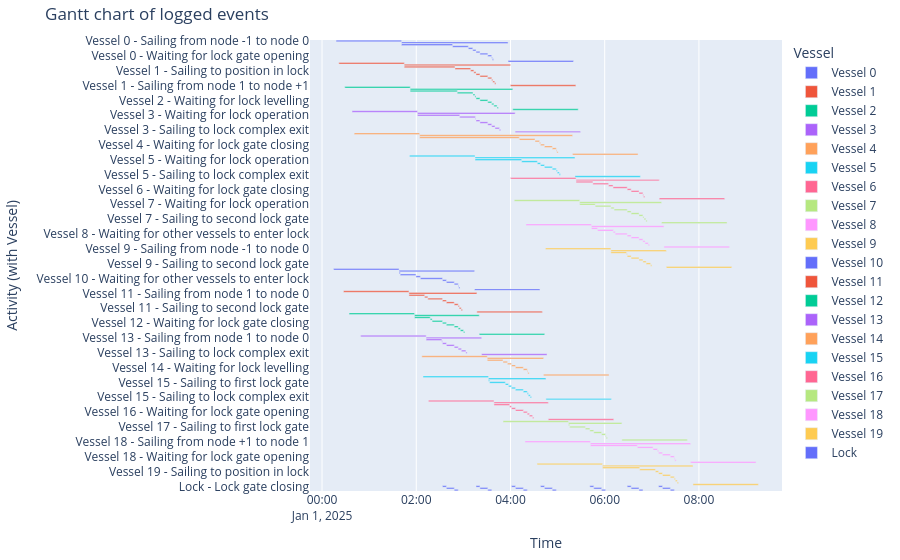

Notebook cell for this chart:
### Markdown cell above
##### Gantt chart of event table
The Gantt chart becomes quite full

### Code cell
df_eventtable = logbook2eventtable([*vessels, lock_chamber])
fig = generate_vessel_gantt_chart(df_eventtable)

### Figure 1 — Plotly figure (JSON) as saved in the notebook; plotly's stock layout.template omitted (floating-point values rounded to 4 significant figures)
{"data": [{"base": ["2025-01-01T00:17:55.000000", "2025-01-01T01:41:15.000000", "2025-01-01T01:41:15.000000", "2025-01-01T02:46:18.000000", "2025-01-01T03:06:18.000000", "2025-01-01T03:11:58.000000", "2025-01-01T03:16:06.000000", "2025-01-01T03:21:06.000000", "2025-01-01T03:31:06.000000", "2025-01-01T03:36:06.000000", "2025-01-01T03:36:55.000000", "2025-01-01T03:56:55.000000"], "hovertemplate": "object name=Vessel 0<br>start time=%{base}<br>stop time=%{x}<br>activity label=%{y}<extra></extra>", "legendgroup": "Vessel 0", "marker": {"color": "#636efa", "pattern": {"shape": ""}}, "name": "Vessel 0", "orientation": "h", "showlegend": true, "textposition": "auto", "type": "bar", "x": [5000000, 8140000, 3903000, 1200000, 340000, 248000, 300000, 600000, 300000, 49000, 92000, 5000000], "xaxis": "x", "y": ["Vessel 0 - Sailing from node -1 to node 0", "Vessel 0 - Sailing from node 0 to node 1", "Vessel 0 - Waiting for lock operation", "Vessel 0 - Sailing to first lock gate", "Vessel 0 - Sailing to position in lock", "Vessel 0 - Waiting for other vessels to enter lock", "Vessel 0 - Waiting for lock gate closing", "Vessel 0 - Waiting for lock levelling", "Vessel 0 - Waiting for lock gate opening", "Vessel 0 - Sailing to second lock gate", "Vessel 0 - Sailing to lock complex exit", "Vessel 0 - Sailing from node 1 to node +1"], "yaxis": "y"}, {"base": ["2025-01-01T00:21:25.000000", "2025-01-01T01:44:45.000000", "2025-01-01T01:44:45.000000", "2025-01-01T02:49:18.000000", "2025-01-01T03:09:18.000000", "2025-01-01T03:13:21.000000", "2025-01-01T03:16:06.000000", "2025-01-01T03:21:06.000000", "2025-01-01T03:31:06.000000", "2025-01-01T03:36:06.000000", "2025-01-01T03:37:29.000000", "2025-01-01T03:39:55.000000", "2025-01-01T03:59:55.000000"], "hovertemplate": "object name=Vessel 1<br>start time=%{base}<br>stop time=%{x}<br>activity label=%{y}<extra></extra>", "legendgroup": "Vessel 1", "marker": {"color": "#EF553B", "pattern": {"shape": ""}}, "name": "Vessel 1", "orientation": "h", "showlegend": true, "textposition": "auto", "type": "bar", "x": [5000000, 8110000, 3873000, 1200000, 243000, 165000, 300000, 600000, 300000, 83000, 146000, 92000, 5000000], "xaxis": "x", "y": ["Vessel 1 - Sailing from node -1 to node 0", "Vessel 1 - Sailing from node 0 to node 1", "Vessel 1 - Waiting for lock operation", "Vessel 1 - Sailing to first lock gate", "Vessel 1 - Sailing to position in lock", "Vessel 1 - Waiting for other vessels to enter lock", "Vessel 1 - Waiting for lock gate closing", "Vessel 1 - Waiting for lock levelling", "Vessel 1 - Waiting for lock gate opening", "Vessel 1 - Waiting for other vessels to leave lock", "Vessel 1 - Sailing to second lock gate", "Vessel 1 - Sailing to lock complex exit", "Vessel 1 - Sailing from node 1 to node +1"], "yaxis": "y"}, {"base": ["2025-01-01T00:28:58.000000", "2025-01-01T01:52:18.000000", "2025-01-01T01:52:18.000000", "2025-01-01T02:52:18.000000", "2025-01-01T03:12:18.000000", "2025-01-01T03:14:43.000000", "2025-01-01T03:16:06.000000", "2025-01-01T03:21:06.000000", "2025-01-01T03:31:06.000000", "2025-01-01T03:36:06.000000", "2025-01-01T03:38:52.000000", "2025-01-01T03:42:55.000000", "2025-01-01T04:02:55.000000"], "hovertemplate": "object name=Vessel 2<br>start time=%{base}<br>stop time=%{x}<br>activity label=%{y}<extra></extra>", "legendgroup": "Vessel 2", "marker": {"color": "#00cc96", "pattern": {"shape": ""}}, "name": "Vessel 2", "orientation": "h", "showlegend": true, "textposition": "auto", "type": "bar", "x": [5000000, 7837000, 3600000, 1200000, 145000, 83000, 300000, 600000, 300000, 166000, 243000, 92000, 5000000], "xaxis": "x", "y": ["Vessel 2 - Sailing from node -1 to node 0", "Vessel 2 - Sailing from node 0 to node 1", "Vessel 2 - Waiting for lock operation", "Vessel 2 - Sailing to first lock gate", "Vessel 2 - Sailing to position in lock", "Vessel 2 - Waiting for other vessels to enter lock", "Vessel 2 - Waiting for lock gate closing", "Vessel 2 - Waiting for lock levelling", "Vessel 2 - Waiting for lock gate opening", "Vessel 2 - Waiting for other vessels to leave lock", "Vessel 2 - Sailing to second lock gate", "Vessel 2 - Sailing to lock complex exit", "Vessel 2 - Sailing from node 1 to node +1"], "yaxis": "y"}, {"base": ["2025-01-01T00:38:13.000000", "2025-01-01T02:01:33.000000", "2025-01-01T02:01:33.000000", "2025-01-01T02:55:18.000000", "2025-01-01T03:15:18.000000", "2025-01-01T03:16:06.000000", "2025-01-01T03:21:06.000000", "2025-01-01T03:31:06.000000", "2025-01-01T03:36:06.000000", "2025-01-01T03:40:15.000000", "2025-01-01T03:45:55.000000", "2025-01-01T04:05:55.000000"], "hovertemplate": "object name=Vessel 3<br>start time=%{base}<br>stop time=%{x}<br>activity label=%{y}<extra></extra>", "legendgroup": "Vessel 3", "marker": {"color": "#ab63fa", "pattern": {"shape": ""}}, "name": "Vessel 3", "orientation": "h", "showlegend": true, "textposition": "auto", "type": "bar", "x": [5000000, 7462000, 3225000, 1200000, 48000, 300000, 600000, 300000, 249000, 340000, 92000, 5000000], "xaxis": "x", "y": ["Vessel 3 - Sailing from node -1 to node 0", "Vessel 3 - Sailing from node 0 to node 1", "Vessel 3 - Waiting for lock operation", "Vessel 3 - Sailing to first lock gate", "Vessel 3 - Sailing to position in lock", "Vessel 3 - Waiting for lock gate closing", "Vessel 3 - Waiting for lock levelling", "Vessel 3 - Waiting for lock gate opening", "Vessel 3 - Waiting for other vessels to leave lock", "Vessel 3 - Sailing to second lock gate", "Vessel 3 - Sailing to lock complex exit", "Vessel 3 - Sailing from node 1 to node +1"], "yaxis": "y"}, {"base": ["2025-01-01T00:40:58.000000", "2025-01-01T02:04:18.000000", "2025-01-01T02:04:18.000000", "2025-01-01T04:11:15.000000", "2025-01-01T04:31:15.000000", "2025-01-01T04:36:56.000000", "2025-01-01T04:38:18.000000", "2025-01-01T04:43:18.000000", "2025-01-01T04:53:18.000000", "2025-01-01T04:58:18.000000", "2025-01-01T04:59:07.000000", "2025-01-01T05:19:07.000000"], "hovertemplate": "object name=Vessel 4<br>start time=%{base}<br>stop time=%{x}<br>activity label=%{y}<extra></extra>", "legendgroup": "Vessel 4", "marker": {"color": "#FFA15A", "pattern": {"shape": ""}}, "name": "Vessel 4", "orientation": "h", "showlegend": true, "textposition": "auto", "type": "bar", "x": [5000000, 11689000, 7617000, 1200000, 341000, 82000, 300000, 600000, 300000, 49000, 92000, 5000000], "xaxis": "x", "y": ["Vessel 4 - Sailing from node -1 to node 0", "Vessel 4 - Sailing from node 0 to node 1", "Vessel 4 - Waiting for lock operation", "Vessel 4 - Sailing to first lock gate", "Vessel 4 - Sailing to position in lock", "Vessel 4 - Waiting for other vessels to enter lock", "Vessel 4 - Waiting for lock gate closing", "Vessel 4 - Waiting for lock levelling", "Vessel 4 - Waiting for lock gate opening", "Vessel 4 - Sailing to second lock gate", "Vessel 4 - Sailing to lock complex exit", "Vessel 4 - Sailing from node 1 to node +1"], "yaxis": "y"}, {"base": ["2025-01-01T01:51:31.000000", "2025-01-01T03:14:51.000000", "2025-01-01T03:14:51.000000", "2025-01-01T04:14:15.000000", "2025-01-01T04:34:15.000000", "2025-01-01T04:38:18.000000", "2025-01-01T04:43:18.000000", "2025-01-01T04:53:18.000000", "2025-01-01T04:58:18.000000", "2025-01-01T04:59:41.000000", "2025-01-01T05:02:07.000000", "2025-01-01T05:22:07.000000"], "hovertemplate": "object name=Vessel 5<br>start time=%{base}<br>stop time=%{x}<br>activity label=%{y}<extra></extra>", "legendgroup": "Vessel 5", "marker": {"color": "#19d3f3", "pattern": {"shape": ""}}, "name": "Vessel 5", "orientation": "h", "showlegend": true, "textposition": "auto", "type": "bar", "x": [5000000, 7636000, 3564000, 1200000, 243000, 300000, 600000, 300000, 83000, 146000, 92000, 5000000], "xaxis": "x", "y": ["Vessel 5 - Sailing from node -1 to node 0", "Vessel 5 - Sailing from node 0 to node 1", "Vessel 5 - Waiting for lock operation", "Vessel 5 - Sailing to first lock gate", "Vessel 5 - Sailing to position in lock", "Vessel 5 - Waiting for lock gate closing", "Vessel 5 - Waiting for lock levelling", "Vessel 5 - Waiting for lock gate opening", "Vessel 5 - Waiting for other vessels to leave lock", "Vessel 5 - Sailing to second lock gate", "Vessel 5 - Sailing to lock complex exit", "Vessel 5 - Sailing from node 1 to node +1"], "yaxis": "y"}, {"base": ["2025-01-01T04:00:10.000000", "2025-01-01T05:23:30.000000", "2025-01-01T05:23:30.000000", "2025-01-01T05:44:57.000000", "2025-01-01T06:04:57.000000", "2025-01-01T06:10:38.000000", "2025-01-01T06:28:40.000000", "2025-01-01T06:33:40.000000", "2025-01-01T06:43:40.000000", "2025-01-01T06:48:40.000000", "2025-01-01T06:49:29.000000", "2025-01-01T07:09:29.000000"], "hovertemplate": "object name=Vessel 6<br>start time=%{base}<br>stop time=%{x}<br>activity label=%{y}<extra></extra>", "legendgroup": "Vessel 6", "marker": {"color": "#FF6692", "pattern": {"shape": ""}}, "name": "Vessel 6", "orientation": "h", "showlegend": true, "textposition": "auto", "type": "bar", "x": [5000000, 6359000, 1287000, 1200000, 341000, 1082000, 300000, 600000, 300000, 49000, 92000, 5000000], "xaxis": "x", "y": ["Vessel 6 - Sailing from node -1 to node 0", "Vessel 6 - Sailing from node 0 to node 1", "Vessel 6 - Waiting for lock operation", "Vessel 6 - Sailing to first lock gate", "Vessel 6 - Sailing to position in lock", "Vessel 6 - Waiting for other vessels to enter lock", "Vessel 6 - Waiting for lock gate closing", "Vessel 6 - Waiting for lock levelling", "Vessel 6 - Waiting for lock gate opening", "Vessel 6 - Sailing to second lock gate", "Vessel 6 - Sailing to lock complex exit", "Vessel 6 - Sailing from node 1 to node +1"], "yaxis": "y"}, {"base": ["2025-01-01T04:04:49.000000", "2025-01-01T05:28:09.000000", "2025-01-01T05:28:09.000000", "2025-01-01T05:47:57.000000", "2025-01-01T06:07:57.000000", "2025-01-01T06:12:00.000000", "2025-01-01T06:28:40.000000", "2025-01-01T06:33:40.000000", "2025-01-01T06:43:40.000000", "2025-01-01T06:48:40.000000", "2025-01-01T06:50:03.000000", "2025-01-01T06:52:29.000000", "2025-01-01T07:12:29.000000"], "hovertemplate": "object name=Vessel 7<br>start time=%{base}<br>stop time=%{x}<br>activity label=%{y}<extra></extra>", "legendgroup": "Vessel 7", "marker": {"color": "#B6E880", "pattern": {"shape": ""}}, "name": "Vessel 7", "orientation": "h", "showlegend": true, "textposition": "auto", "type": "bar", "x": [5000000, 6260000, 1188000, 1200000, 243000, 1000000, 300000, 600000, 300000, 83000, 146000, 92000, 5000000], "xaxis": "x", "y": ["Vessel 7 - Sailing from node -1 to node 0", "Vessel 7 - Sailing from node 0 to node 1", "Vessel 7 - Waiting for lock operation", "Vessel 7 - Sailing to first lock gate", "Vessel 7 - Sailing to position in lock", "Vessel 7 - Waiting for other vessels to enter lock", "Vessel 7 - Waiting for lock gate closing", "Vessel 7 - Waiting for lock levelling", "Vessel 7 - Waiting for lock gate opening", "Vessel 7 - Waiting for other vessels to leave lock", "Vessel 7 - Sailing to second lock gate", "Vessel 7 - Sailing to lock complex exit", "Vessel 7 - Sailing from node 1 to node +1"], "yaxis": "y"}, {"base": ["2025-01-01T04:19:44.000000", "2025-01-01T05:43:04.000000", "2025-01-01T05:43:04.000000", "2025-01-01T05:50:57.000000", "2025-01-01T06:10:57.000000", "2025-01-01T06:13:23.000000", "2025-01-01T06:28:40.000000", "2025-01-01T06:33:40.000000", "2025-01-01T06:43:40.000000", "2025-01-01T06:48:40.000000", "2025-01-01T06:51:26.000000", "2025-01-01T06:55:29.000000", "2025-01-01T07:15:29.000000"], "hovertemplate": "object name=Vessel 8<br>start time=%{base}<br>stop time=%{x}<br>activity label=%{y}<extra></extra>", "legendgroup": "Vessel 8", "marker": {"color": "#FF97FF", "pattern": {"shape": ""}}, "name": "Vessel 8", "orientation": "h", "showlegend": true, "textposition": "auto", "type": "bar", "x": [5000000, 5545000, 473000, 1200000, 146000, 917000, 300000, 600000, 300000, 166000, 243000, 92000, 5000000], "xaxis": "x", "y": ["Vessel 8 - Sailing from node -1 to node 0", "Vessel 8 - Sailing from node 0 to node 1", "Vessel 8 - Waiting for lock operation", "Vessel 8 - Sailing to first lock gate", "Vessel 8 - Sailing to position in lock", "Vessel 8 - Waiting for other vessels to enter lock", "Vessel 8 - Waiting for lock gate closing", "Vessel 8 - Waiting for lock levelling", "Vessel 8 - Waiting for lock gate opening", "Vessel 8 - Waiting for other vessels to leave lock", "Vessel 8 - Sailing to second lock gate", "Vessel 8 - Sailing to lock complex exit", "Vessel 8 - Sailing from node 1 to node +1"], "yaxis": "y"}, {"base": ["2025-01-01T04:44:32.000000", "2025-01-01T06:07:52.000000", "2025-01-01T06:07:52.000000", "2025-01-01T06:27:52.000000", "2025-01-01T06:28:40.000000", "2025-01-01T06:33:40.000000", "2025-01-01T06:43:40.000000", "2025-01-01T06:48:40.000000", "2025-01-01T06:52:49.000000", "2025-01-01T06:58:29.000000", "2025-01-01T07:18:29.000000"], "hovertemplate": "object name=Vessel 9<br>start time=%{base}<br>stop time=%{x}<br>activity label=%{y}<extra></extra>", "legendgroup": "Vessel 9", "marker": {"color": "#FECB52", "pattern": {"shape": ""}}, "name": "Vessel 9", "orientation": "h", "showlegend": true, "textposition": "auto", "type": "bar", "x": [5000000, 4237000, 1200000, 48000, 300000, 600000, 300000, 249000, 340000, 92000, 5000000], "xaxis": "x", "y": ["Vessel 9 - Sailing from node -1 to node 0", "Vessel 9 - Sailing from node 0 to node 1", "Vessel 9 - Sailing to first lock gate", "Vessel 9 - Sailing to position in lock", "Vessel 9 - Waiting for lock gate closing", "Vessel 9 - Waiting for lock levelling", "Vessel 9 - Waiting for lock gate opening", "Vessel 9 - Waiting for other vessels to leave lock", "Vessel 9 - Sailing to second lock gate", "Vessel 9 - Sailing to lock complex exit", "Vessel 9 - Sailing from node 1 to node +1"], "yaxis": "y"}, {"base": ["2025-01-01T00:14:44.000000", "2025-01-01T01:38:04.000000", "2025-01-01T01:38:04.000000", "2025-01-01T01:39:37.000000", "2025-01-01T01:59:37.000000", "2025-01-01T02:05:17.000000", "2025-01-01T02:33:24.000000", "2025-01-01T02:38:24.000000", "2025-01-01T02:48:24.000000", "2025-01-01T02:53:24.000000", "2025-01-01T02:54:13.000000", "2025-01-01T03:14:13.000000"], "hovertemplate": "object name=Vessel 10<br>start time=%{base}<br>stop time=%{x}<br>activity label=%{y}<extra></extra>", "legendgroup": "Vessel 10", "marker": {"color": "#636efa", "pattern": {"shape": ""}}, "name": "Vessel 10", "orientation": "h", "showlegend": true, "textposition": "auto", "type": "bar", "x": [5000000, 5769000, 93000, 1200000, 340000, 1687000, 300000, 600000, 300000, 49000, 92000, 5000000], "xaxis": "x", "y": ["Vessel 10 - Sailing from node +1 to node 1", "Vessel 10 - Sailing from node 1 to node 0", "Vessel 10 - Waiting for lock operation", "Vessel 10 - Sailing to first lock gate", "Vessel 10 - Sailing to position in lock", "Vessel 10 - Waiting for other vessels to enter lock", "Vessel 10 - Waiting for lock gate closing", "Vessel 10 - Waiting for lock levelling", "Vessel 10 - Waiting for lock gate opening", "Vessel 10 - Sailing to second lock gate", "Vessel 10 - Sailing to lock complex exit", "Vessel 10 - Sailing from node 0 to node -1"], "yaxis": "y"}, {"base": ["2025-01-01T00:27:21.000000", "2025-01-01T01:50:41.000000", "2025-01-01T01:50:41.000000", "2025-01-01T02:10:41.000000", "2025-01-01T02:14:44.000000", "2025-01-01T02:33:24.000000", "2025-01-01T02:38:24.000000", "2025-01-01T02:48:24.000000", "2025-01-01T02:53:24.000000", "2025-01-01T02:54:47.000000", "2025-01-01T02:57:13.000000", "2025-01-01T03:17:13.000000"], "hovertemplate": "object name=Vessel 11<br>start time=%{base}<br>stop time=%{x}<br>activity label=%{y}<extra></extra>", "legendgroup": "Vessel 11", "marker": {"color": "#EF553B", "pattern": {"shape": ""}}, "name": "Vessel 11", "orientation": "h", "showlegend": true, "textposition": "auto", "type": "bar", "x": [5000000, 5192000, 1200000, 243000, 1120000, 300000, 600000, 300000, 83000, 146000, 92000, 5000000], "xaxis": "x", "y": ["Vessel 11 - Sailing from node +1 to node 1", "Vessel 11 - Sailing from node 1 to node 0", "Vessel 11 - Sailing to first lock gate", "Vessel 11 - Sailing to position in lock", "Vessel 11 - Waiting for other vessels to enter lock", "Vessel 11 - Waiting for lock gate closing", "Vessel 11 - Waiting for lock levelling", "Vessel 11 - Waiting for lock gate opening", "Vessel 11 - Waiting for other vessels to leave lock", "Vessel 11 - Sailing to second lock gate", "Vessel 11 - Sailing to lock complex exit", "Vessel 11 - Sailing from node 0 to node -1"], "yaxis": "y"}, {"base": ["2025-01-01T00:34:27.000000", "2025-01-01T01:57:47.000000", "2025-01-01T01:57:47.000000", "2025-01-01T02:17:47.000000", "2025-01-01T02:20:13.000000", "2025-01-01T02:33:24.000000", "2025-01-01T02:38:24.000000", "2025-01-01T02:48:24.000000", "2025-01-01T02:53:24.000000", "2025-01-01T02:56:10.000000", "2025-01-01T03:00:13.000000", "2025-01-01T03:20:13.000000"], "hovertemplate": "object name=Vessel 12<br>start time=%{base}<br>stop time=%{x}<br>activity label=%{y}<extra></extra>", "legendgroup": "Vessel 12", "marker": {"color": "#00cc96", "pattern": {"shape": ""}}, "name": "Vessel 12", "orientation": "h", "showlegend": true, "textposition": "auto", "type": "bar", "x": [5000000, 4946000, 1200000, 146000, 791000, 300000, 600000, 300000, 166000, 243000, 92000, 5000000], "xaxis": "x", "y": ["Vessel 12 - Sailing from node +1 to node 1", "Vessel 12 - Sailing from node 1 to node 0", "Vessel 12 - Sailing to first lock gate", "Vessel 12 - Sailing to position in lock", "Vessel 12 - Waiting for other vessels to enter lock", "Vessel 12 - Waiting for lock gate closing", "Vessel 12 - Waiting for lock levelling", "Vessel 12 - Waiting for lock gate opening", "Vessel 12 - Waiting for other vessels to leave lock", "Vessel 12 - Sailing to second lock gate", "Vessel 12 - Sailing to lock complex exit", "Vessel 12 - Sailing from node 0 to node -1"], "yaxis": "y"}, {"base": ["2025-01-01T00:49:15.000000", "2025-01-01T02:12:35.000000", "2025-01-01T02:12:35.000000", "2025-01-01T02:32:35.000000", "2025-01-01T02:33:24.000000", "2025-01-01T02:38:24.000000", "2025-01-01T02:48:24.000000", "2025-01-01T02:53:24.000000", "2025-01-01T02:57:32.000000", "2025-01-01T03:03:13.000000", "2025-01-01T03:23:13.000000"], "hovertemplate": "object name=Vessel 13<br>start time=%{base}<br>stop time=%{x}<br>activity label=%{y}<extra></extra>", "legendgroup": "Vessel 13", "marker": {"color": "#ab63fa", "pattern": {"shape": ""}}, "name": "Vessel 13", "orientation": "h", "showlegend": true, "textposition": "auto", "type": "bar", "x": [5000000, 4238000, 1200000, 49000, 300000, 600000, 300000, 248000, 341000, 92000, 5000000], "xaxis": "x", "y": ["Vessel 13 - Sailing from node +1 to node 1", "Vessel 13 - Sailing from node 1 to node 0", "Vessel 13 - Sailing to first lock gate", "Vessel 13 - Sailing to position in lock", "Vessel 13 - Waiting for lock gate closing", "Vessel 13 - Waiting for lock levelling", "Vessel 13 - Waiting for lock gate opening", "Vessel 13 - Waiting for other vessels to leave lock", "Vessel 13 - Sailing to second lock gate", "Vessel 13 - Sailing to lock complex exit", "Vessel 13 - Sailing from node 0 to node -1"], "yaxis": "y"}, {"base": ["2025-01-01T02:07:07.000000", "2025-01-01T03:30:27.000000", "2025-01-01T03:30:27.000000", "2025-01-01T03:50:27.000000", "2025-01-01T03:56:08.000000", "2025-01-01T04:01:22.000000", "2025-01-01T04:06:22.000000", "2025-01-01T04:16:22.000000", "2025-01-01T04:21:22.000000", "2025-01-01T04:22:10.000000", "2025-01-01T04:42:10.000000"], "hovertemplate": "object name=Vessel 14<br>start time=%{base}<br>stop time=%{x}<br>activity label=%{y}<extra></extra>", "legendgroup": "Vessel 14", "marker": {"color": "#FFA15A", "pattern": {"shape": ""}}, "name": "Vessel 14", "orientation": "h", "showlegend": true, "textposition": "auto", "type": "bar", "x": [5000000, 4303000, 1200000, 341000, 314000, 300000, 600000, 300000, 48000, 93000, 5000000], "xaxis": "x", "y": ["Vessel 14 - Sailing from node +1 to node 1", "Vessel 14 - Sailing from node 1 to node 0", "Vessel 14 - Sailing to first lock gate", "Vessel 14 - Sailing to position in lock", "Vessel 14 - Waiting for other vessels to enter lock", "Vessel 14 - Waiting for lock gate closing", "Vessel 14 - Waiting for lock levelling", "Vessel 14 - Waiting for lock gate opening", "Vessel 14 - Sailing to second lock gate", "Vessel 14 - Sailing to lock complex exit", "Vessel 14 - Sailing from node 0 to node -1"], "yaxis": "y"}, {"base": ["2025-01-01T02:08:36.000000", "2025-01-01T03:31:56.000000", "2025-01-01T03:31:56.000000", "2025-01-01T03:33:27.000000", "2025-01-01T03:53:27.000000", "2025-01-01T03:57:30.000000", "2025-01-01T04:01:22.000000", "2025-01-01T04:06:22.000000", "2025-01-01T04:16:22.000000", "2025-01-01T04:21:22.000000", "2025-01-01T04:22:45.000000", "2025-01-01T04:25:10.000000", "2025-01-01T04:45:10.000000"], "hovertemplate": "object name=Vessel 15<br>start time=%{base}<br>stop time=%{x}<br>activity label=%{y}<extra></extra>", "legendgroup": "Vessel 15", "marker": {"color": "#19d3f3", "pattern": {"shape": ""}}, "name": "Vessel 15", "orientation": "h", "showlegend": true, "textposition": "auto", "type": "bar", "x": [5000000, 4394000, 91000, 1200000, 243000, 232000, 300000, 600000, 300000, 83000, 145000, 93000, 5000000], "xaxis": "x", "y": ["Vessel 15 - Sailing from node +1 to node 1", "Vessel 15 - Sailing from node 1 to node 0", "Vessel 15 - Waiting for lock operation", "Vessel 15 - Sailing to first lock gate", "Vessel 15 - Sailing to position in lock", "Vessel 15 - Waiting for other vessels to enter lock", "Vessel 15 - Waiting for lock gate closing", "Vessel 15 - Waiting for lock levelling", "Vessel 15 - Waiting for lock gate opening", "Vessel 15 - Waiting for other vessels to leave lock", "Vessel 15 - Sailing to second lock gate", "Vessel 15 - Sailing to lock complex exit", "Vessel 15 - Sailing from node 0 to node -1"], "yaxis": "y"}, {"base": ["2025-01-01T02:15:36.000000", "2025-01-01T03:38:56.000000", "2025-01-01T03:38:56.000000", "2025-01-01T03:58:56.000000", "2025-01-01T04:01:22.000000", "2025-01-01T04:06:22.000000", "2025-01-01T04:16:22.000000", "2025-01-01T04:21:22.000000", "2025-01-01T04:24:07.000000", "2025-01-01T04:28:10.000000", "2025-01-01T04:48:10.000000"], "hovertemplate": "object name=Vessel 16<br>start time=%{base}<br>stop time=%{x}<br>activity label=%{y}<extra></extra>", "legendgroup": "Vessel 16", "marker": {"color": "#FF6692", "pattern": {"shape": ""}}, "name": "Vessel 16", "orientation": "h", "showlegend": true, "textposition": "auto", "type": "bar", "x": [5000000, 4154000, 1200000, 146000, 300000, 600000, 300000, 165000, 243000, 93000, 5000000], "xaxis": "x", "y": ["Vessel 16 - Sailing from node +1 to node 1", "Vessel 16 - Sailing from node 1 to node 0", "Vessel 16 - Sailing to first lock gate", "Vessel 16 - Sailing to position in lock", "Vessel 16 - Waiting for lock gate closing", "Vessel 16 - Waiting for lock levelling", "Vessel 16 - Waiting for lock gate opening", "Vessel 16 - Waiting for other vessels to leave lock", "Vessel 16 - Sailing to second lock gate", "Vessel 16 - Sailing to lock complex exit", "Vessel 16 - Sailing from node 0 to node -1"], "yaxis": "y"}, {"base": ["2025-01-01T03:50:31.000000", "2025-01-01T05:13:51.000000", "2025-01-01T05:13:51.000000", "2025-01-01T05:15:24.000000", "2025-01-01T05:35:24.000000", "2025-01-01T05:41:04.000000", "2025-01-01T05:46:04.000000", "2025-01-01T05:56:04.000000", "2025-01-01T06:01:04.000000", "2025-01-01T06:01:52.000000", "2025-01-01T06:21:52.000000"], "hovertemplate": "object name=Vessel 17<br>start time=%{base}<br>stop time=%{x}<br>activity label=%{y}<extra></extra>", "legendgroup": "Vessel 17", "marker": {"color": "#B6E880", "pattern": {"shape": ""}}, "name": "Vessel 17", "orientation": "h", "showlegend": true, "textposition": "auto", "type": "bar", "x": [5000000, 4081000, 93000, 1200000, 340000, 300000, 600000, 300000, 48000, 93000, 5000000], "xaxis": "x", "y": ["Vessel 17 - Sailing from node +1 to node 1", "Vessel 17 - Sailing from node 1 to node 0", "Vessel 17 - Waiting for lock operation", "Vessel 17 - Sailing to first lock gate", "Vessel 17 - Sailing to position in lock", "Vessel 17 - Waiting for lock gate closing", "Vessel 17 - Waiting for lock levelling", "Vessel 17 - Waiting for lock gate opening", "Vessel 17 - Sailing to second lock gate", "Vessel 17 - Sailing to lock complex exit", "Vessel 17 - Sailing from node 0 to node -1"], "yaxis": "y"}, {"base": ["2025-01-01T04:18:29.000000", "2025-01-01T05:41:49.000000", "2025-01-01T05:41:49.000000", "2025-01-01T06:41:34.000000", "2025-01-01T07:01:34.000000", "2025-01-01T07:07:14.000000", "2025-01-01T07:08:37.000000", "2025-01-01T07:13:37.000000", "2025-01-01T07:23:37.000000", "2025-01-01T07:28:37.000000", "2025-01-01T07:29:25.000000", "2025-01-01T07:49:25.000000"], "hovertemplate": "object name=Vessel 18<br>start time=%{base}<br>stop time=%{x}<br>activity label=%{y}<extra></extra>", "legendgroup": "Vessel 18", "marker": {"color": "#FF97FF", "pattern": {"shape": ""}}, "name": "Vessel 18", "orientation": "h", "showlegend": true, "textposition": "auto", "type": "bar", "x": [5000000, 7656000, 3585000, 1200000, 340000, 83000, 300000, 600000, 300000, 48000, 93000, 5000000], "xaxis": "x", "y": ["Vessel 18 - Sailing from node +1 to node 1", "Vessel 18 - Sailing from node 1 to node 0", "Vessel 18 - Waiting for lock operation", "Vessel 18 - Sailing to first lock gate", "Vessel 18 - Sailing to position in lock", "Vessel 18 - Waiting for other vessels to enter lock", "Vessel 18 - Waiting for lock gate closing", "Vessel 18 - Waiting for lock levelling", "Vessel 18 - Waiting for lock gate opening", "Vessel 18 - Sailing to second lock gate", "Vessel 18 - Sailing to lock complex exit", "Vessel 18 - Sailing from node 0 to node -1"], "yaxis": "y"}, {"base": ["2025-01-01T04:33:52.000000", "2025-01-01T05:57:12.000000", "2025-01-01T05:57:12.000000", "2025-01-01T06:44:34.000000", "2025-01-01T07:04:34.000000", "2025-01-01T07:08:37.000000", "2025-01-01T07:13:37.000000", "2025-01-01T07:23:37.000000", "2025-01-01T07:28:37.000000", "2025-01-01T07:30:00.000000", "2025-01-01T07:32:25.000000", "2025-01-01T07:52:25.000000"], "hovertemplate": "object name=Vessel 19<br>start time=%{base}<br>stop time=%{x}<br>activity label=%{y}<extra></extra>", "legendgroup": "Vessel 19", "marker": {"color": "#FECB52", "pattern": {"shape": ""}}, "name": "Vessel 19", "orientation": "h", "showlegend": true, "textposition": "auto", "type": "bar", "x": [5000000, 6913000, 2842000, 1200000, 243000, 300000, 600000, 300000, 83000, 145000, 93000, 5000000], "xaxis": "x", "y": ["Vessel 19 - Sailing from node +1 to node 1", "Vessel 19 - Sailing from node 1 to node 0", "Vessel 19 - Waiting for lock operation", "Vessel 19 - Sailing to first lock gate", "Vessel 19 - Sailing to position in lock", "Vessel 19 - Waiting for lock gate closing", "Vessel 19 - Waiting for lock levelling", "Vessel 19 - Waiting for lock gate opening", "Vessel 19 - Waiting for other vessels to leave lock", "Vessel 19 - Sailing to second lock gate", "Vessel 19 - Sailing to lock complex exit", "Vessel 19 - Sailing from node 0 to node -1"], "yaxis": "y"}, {"base": ["2025-01-01T02:33:24.000000", "2025-01-01T02:38:24.000000", "2025-01-01T02:48:24.000000", "2025-01-01T03:16:06.000000", "2025-01-01T03:21:06.000000", "2025-01-01T03:31:06.000000", "2025-01-01T04:01:22.000000", "2025-01-01T04:06:22.000000", "2025-01-01T04:16:22.000000", "2025-01-01T04:38:18.000000", "2025-01-01T04:43:18.000000", "2025-01-01T04:53:18.000000", "2025-01-01T05:41:04.000000", "2025-01-01T05:46:04.000000", "2025-01-01T05:56:04.000000", "2025-01-01T06:28:40.000000", "2025-01-01T06:33:40.000000", "2025-01-01T06:43:40.000000", "2025-01-01T07:08:37.000000", "2025-01-01T07:13:37.000000", "2025-01-01T07:23:37.000000"], "hovertemplate": "object name=Lock<br>start time=%{base}<br>stop time=%{x}<br>activity label=%{y}<extra></extra>", "legendgroup": "Lock", "marker": {"color": "#636efa", "pattern": {"shape": ""}}, "name": "Lock", "orientation": "h", "showlegend": true, "textposition": "auto", "type": "bar", "x": [300000, 600000, 300000, 300000, 600000, 300000, 300000, 600000, 300000, 300000, 600000, 300000, 300000, 600000, 300000, 300000, 600000, 300000, 300000, 600000, 300000], "xaxis": "x", "y": ["Lock - Lock gate closing", "Lock - Lock levelling", "Lock - Lock gate opening", "Lock - Lock gate closing", "Lock - Lock levelling", "Lock - Lock gate opening", "Lock - Lock gate closing", "Lock - Lock levelling", "Lock - Lock gate opening", "Lock - Lock gate closing", "Lock - Lock levelling", "Lock - Lock gate opening", "Lock - Lock gate closing", "Lock - Lock levelling", "Lock - Lock gate opening", "Lock - Lock gate closing", "Lock - Lock levelling", "Lock - Lock gate opening", "Lock - Lock gate closing", "Lock - Lock levelling", "Lock - Lock gate opening"], "yaxis": "y"}], "layout": {"barmode": "overlay", "legend": {"title": {"text": "Vessel"}, "tracegroupgap": 0}, "margin": {"b": 20, "l": 20, "r": 20, "t": 40}, "title": {"text": "Gantt chart of logged events"}, "xaxis": {"anchor": "y", "domain": [0, 1], "title": {"text": "Time"}, "type": "date"}, "yaxis": {"anchor": "x", "autorange": "reversed", "domain": [0, 1], "title": {"text": "Activity (with Vessel)"}}}}
